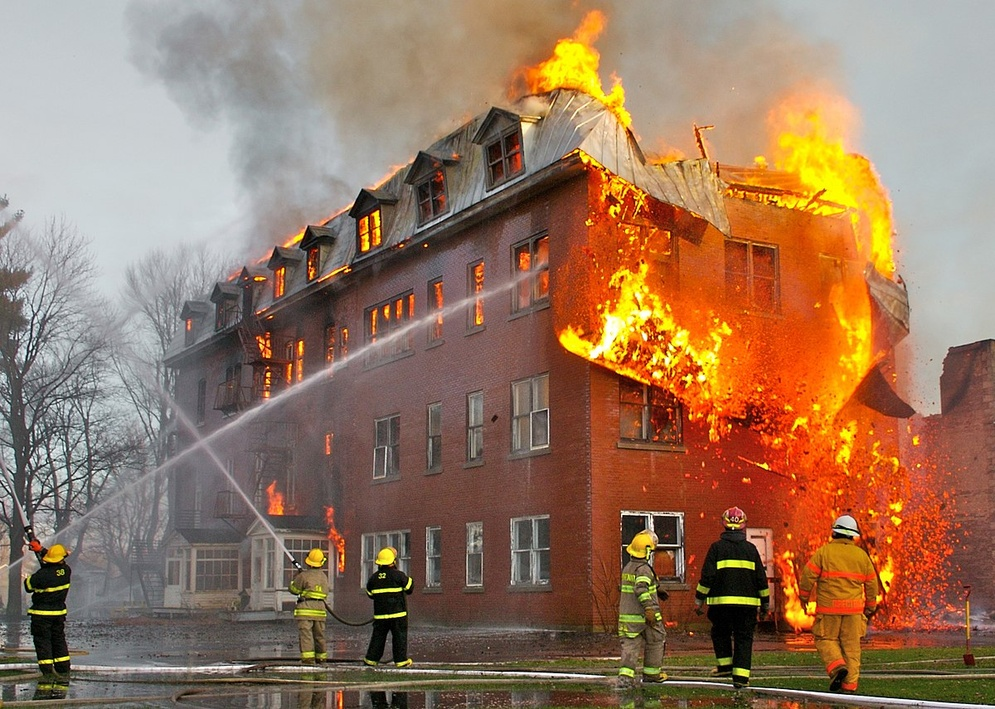
#> input picture FIM/fire/fireImage1.jpg, 995 x 709 px, shrunk from 1200 x 855 before the run
$ python algorithm.py FIM/fire/fireImage1.jpg   (older library calls are emulated)
#> lines starting #> are read from the running program, lines starting #| are printed output that depends on the picture; after the words box and inside, x2 and y2 are one past the last pixel; in counts of white or black regions, pixels touching at a corner belong together; long printed decimals are rounded
# @author: Abhishek Jhoree
# @email: ajhoree@uoguelph.ca
# @ID: 0986820
# CIS *4720 Image Processing
# Assignment 2 Fire Detection algorithm

import numpy as np
from scipy.constants.constants import pi
from numpy.ma.core import exp
import math
import scipy.ndimage as nd
import pylab
import PIL
import matplotlib.mlab as mlab
import matplotlib.pyplot as plt
import matplotlib
import sys
from PIL import  Image
from scipy.misc import toimage
import scipy.misc
import time
import cv2
from mpl_toolkits.mplot3d import Axes3D
from matplotlib import cm
from matplotlib import colors
from matplotlib.colors import hsv_to_rgb
from skimage import io, color

# Function to read in a gray scale image and return a 2d array
# @param fname[String] The name of the image
# @return [np Array] np array of the image
def imread_gray(fname):
    img = PIL.Image.open(fname)
    return np.asarray(img)

# Function to read in a color image and return as an 8-bit 2D array
# @param fname [String] the name of the file to open
# @return imCr
# @return imCg
# @return imCb
# @return imrgb
# [18 lines left out: functions imread_colour, imwrite_gray, not called in this run]

# Function to convert an image to YcbCr spectrum using opencv
# @param img_name[String] Name of the image
# @return imgYCC [2D array] an array of the image in ycbcr spectrum
def rgcYcbcr(image):
    img = image.copy()
    imgYCC = cv2.cvtColor(img, cv2.COLOR_BGR2YCR_CB)
    return imgYCC

# [17 lines left out: functions rgb_to_ycbcr, rgb_to_lab, not called in this run]

"""
Helper function to display an image to the screen
Will also save the image if you desire
@param image, The image to be displayed
@param image_name, [optional] the name to be displayed on the window
@param save [Boolean] whether or not you wish to save the image
@param saved_name [String] the name under which to store the image
    @pre must contain a valid extension e.g. jpg
"""
def display_image(image, image_name = 'Output', save = False, saved_name = ''):
    image = cv2.cvtColor(image, cv2.COLOR_YCR_CB2BGR)
    cv2.imshow(image_name, image)
    cv2.waitKey(0)

    if save == True:
        cv2.imwrite(saved_name, image)


# [28 lines left out: functions plot_IMGhist, max_rgb_filter, not called in this run]


"""
Makes a 3d plot of the image
@param img rgb image
@param hsv_img image in hsv spectrum
"""
# [25 lines left out: function show_3d_plot, not called in this run]

"""
Implementation of the algorithm for fire detection in the  hsv spectrum
This algorithm is based on the algorithm proposed by Wirth and Zaremba which
is based isolating the particular range correcponding to the fire in the image
A large set of images was examined to come up with the range of values used in this function
The algorithm has beed modified to also calculate the number of pixels caught by the masking process
This will later be used to  determine whether or not an image has a fire
@param image The image to be examined
@return red The number of red or 'fire' pixels detected in the image
"""
def detect_hsv_spectrum_fire(image):
    blur = cv2.GaussianBlur(image, (21, 21), 0)
    lower = [20, 150, 200]
    upper = [35, 255, 255]

    hsv = cv2.cvtColor(blur, cv2.COLOR_BGR2HSV)

    lower = np.array(lower, dtype="uint8")
    upper = np.array(upper, dtype="uint8")

    mask = cv2.inRange(hsv, lower, upper)
    cv2.imshow('mask for hsv spectrum', mask)
    cv2.waitKey(0)
    result = cv2.bitwise_and(image, image, mask=mask)
    red = cv2.countNonZero(mask)
    s = mask.shape[0] * mask.shape[1]
    per = float(red)/float(s)
    per = per * 100

    result = cv2.bitwise_and(image, image, mask=mask)
    cv2.imshow('HSV result', result)
    cv2.waitKey(0)
    output = cv2.bitwise_and(image, hsv, mask=mask)
    out = cv2.countNonZero(output.flatten())
    size = image.shape[0] * image.shape[1]
    percentage = (float(out)/float(size)) * 100
    cv2.imwrite('output.jpg', output)
    return percentage

"""
Function to retrieve the size of an image
@param image The image whose size needs to be determined
@return size The size of the image in pixels
"""
def get_image_size(image):
    height = image.shape[0]
    width = image.shape[1]
    size = width * height
    print(size)
    return size

"""
Function to retrieve the mean of each color channel
Also retireves the standard deviation of each channel
This will help in the implementation of the algorithms
@param ycrcb_image
"""
def retrieve_mean_ycc(ycrcb_image):
    true_mean = cv2.mean(ycrcb_image)
    print(true_mean)
    Ymean = true_mean[0]
    CrMean = true_mean[1]
    CbMean = true_mean[2]

    # getting the standard dev
    means, stds = cv2.meanStdDev(ycrcb_image)
    cr_std = stds[1]

    return Ymean, CrMean, CbMean, cr_std

"""
Function that checks for the intensity of the y components as well as
the intensity of the cb components.
Only allow those regions with greater Y components than Cb
Blackens the rest of the pixels
@param image The image to be processed in the ycrcb spectrum
@return R1_image processed image with only pixels that satisfy that rule
"""
def rule1(image):
    R1_image = image.copy()
    height = image.shape[0]
    width = image.shape[1]

    pixel = 0

    for x in range(0, height):
        for y in range(0, width):
            if(image[x, y][0] > image[x, y][2]):
                R1_image[x, y] = image[x,y]
                pixel += 1
            else:
                R1_image[x,y] = [16, 128, 128]
    # print('r1 fire pixels = ', float(pixel)/float(height*width)*100)
    display_image(R1_image, 'r1')
    return R1_image, pixel

"""
Flame region is the brightest region in the scene. We can assume that the
red chrominance (Cr) in th fire region will be more
This algorithm uses the values of the mean Y as well as mean Cr of the original image as
benchmark to filter out those pixels that do not satisfy the that rule
Rule 2 is applied on the pixels that have satisfied rule 1
@param image The image R1 from the previous step: This image has been filtered once and the
    overall fire region has been indentified.
    This will further remove the pixels in the non-fire region as they will not satisfy the condition
@overall_image The original image
@return R2_image Processed image after the filter has been applied
@return pixel The number of non-fire pixels in the image
"""
def rule2(image, overall_image):
    R2_image = image.copy()
    Ymean, crMean, c, s = retrieve_mean_ycc(overall_image.copy())

    height = image.shape[0]
    width = image.shape[1]
    pixel = 0
    for x in range(0, height):
        for y in range(0, width):
            if (image[x, y][0] > Ymean) and (image[x,y][1] > crMean):
                R2_image[x, y] = image[x, y]
                pixel = pixel + 1
            else:
                R2_image[x, y] = [16, 128, 128]
    display_image(R2_image, 'r2')
    # print('r2 fire pixels = ', float(pixel)/float(height*width)*100)
    return R2_image, pixel

"""
Rule 3 is meant to identify the high temperature centre of the fire
Since the fire is the brightest at the centre, it will be almost white in color
This will help in identifying those regions
The idea is that Luminance Y will be greater that red chrominance and the blue Chrominance
Cb will be greater that Y. Based on these assumptions a filter will be applied on the image
to isolate the bright fire centre
@param image The image to be tested in YCrCb spectrum
@return R3_image The image will the filter applied to it
@return pixel the number of pixels that are super bright (satisfy this coondition)
"""
def rule3(image, rgb = ''):
    R3_image = image.copy()

    height = image.shape[0]
    width = image.shape[1]
    pixel = 0
    for x in range(0, height):
        for y in range(0, width):
            if(image[x, y][2] >= image[x, y][0] > image[x, y][1]):
                pixel = pixel + 1
                R3_image[x,y] = image[x, y]
            else:
                R3_image[x, y] = [16, 128, 128]

    display_image(R3_image, 'r3')
    # print('r3 fire pixels = ', float(pixel)/float(height*width)*100)
    return R3_image,  pixel

"""
While the image is being segmented based on luminance, some of the white colored regions
like smoke and cloud will be segmented from the input image
Rule 4 is meant to overcome this. The texture of the fire  region will also be incorporated.
The fire and non fire like clouds have different textures.
The red chrominance will be less than the standard deviation of the red chrominance
@param image The resulting image after Rule 3
@param input_image The original image in YCrCb spectrum that will be used to get the statistical
    data required to apply the filter.
@return R4_image The image after the filter has been applied
@return pixel All the pixels that satisfy Rule 4
"""
def rule4(image, input_image):
    R4_image = image.copy()

    Ymean, CrMean, CbMean, cr_std = retrieve_mean_ycc(image)
    tau = 7.4

    height = image.shape[0]
    width = image.shape[1]
    pixel = 0

    for x in range(0, height):
        for y in range(0, width):
            if(image[x,y][1] < (tau * cr_std)):
                R4_image[x, y] = image[x, y]
                pixel += 1
            else:
                R4_image[x, y] = [16, 128, 128]

    display_image(R4_image, 'r4')
    # print('r4 fire pixels = ', float(pixel)/float(height*width)*100)
    return R4_image, pixel

# [35 lines left out: function lab_rule1, not called in this run]


"""
Small helper function that helps retrieve the min and max values
from images. This will be used mainly to come up with benchmark values
using pictures with only fire in them
"""
# [16 lines left out: function retrieve_min_max_values, not called in this run]

"""
Function to return the percentae of fire pixels based on the number of detected
    fire pixels and the original image
@param original The original image that is being processed
@param num_fire_pixels The number of fire pixels that have been detected based on the
    algorithm used
@return perentage The percentage of the image that is on Fire
"""
def return_percentage_fire(original_image, num_fire_pixels):
    if num_fire_pixels == 0:
        return 0

    num_pixels = get_image_size(original_image)
    percentage = (float(num_fire_pixels)/float(num_pixels)) * 100

    return percentage

"""
Function that analyzes the results after the set of rules to process YCrCb images
have been applied
"""
# [9 lines left out: function analyze_ycc_results, not called in this run]
"""
Analyzes the results after the flame detection algorithm usign the HSV spectrum have been
used. Based on the percentage of pixels that are fire pixels, it will determine whether or not
the image contains a fire
@param original_image The original image that is being processed
@param num_fire_pixels The number of pixels identified as fire in the image
@return is_fire Boolean indicating whether or not an image has fire
"""
# [9 lines left out: function analyze_hsv_results, not called in this run]

"""
Function that performs the final analysis based on the values returned by the various functions
It will apply some pre-defined set of benchmark scores that were obtained through experimentation
and those rules will determine whether or not a fire is present
@param hsv_percentage The percentage of fire pixels detected by the hsv algorithm
@param r1 Percentage of pixels satisfying rule 1 of YCbCr detection algorithm
@param r2 Percentage of pixels satisfying rule 2 of YCbCr detection algorithm
@param r3 Percentage of pixels satisfying rule 3 of YCbCr detection algorithm
@param r4 Percentage of pixels satisfying rule 4 of YCbCr detection algorithm
@param second_percentage Percentage of Fire pixels after YCbCr algoorithm
@param r1_i Image generated by rule 1
@param r2_i Image generated by rule 2
@param r3_i Image generated by rule 3
@param r4_i Image generated by rule 4
"""
def final_analysis(hsv_percentage, r1, r2, r3, r4, second_percentage, r1_i, r2_i, r3_i, r4_i):
    is_fire = False
    # first check is for fire with lots of smoke
    # The metric r3 as 3 was obtained through experimenting with
    #   forest fire images that typically have lots of smoke
    if(r3 > 4.0 and r1 > 0.0 and r2 > 0.0):
        is_fire = True
        display_image( r1_i, 'Pre segmented fire region')
        display_image( r2_i, 'segmented fire region')

    # check for normal fires here
    if(hsv_percentage > 5 and second_percentage > 0 and r2 > 7 and r1 > 15):
        is_fire = True

    return is_fire

"""
Function that will handle the bulk of the task. This function handles all the function
calls to the different functions and will ultimately return the verdict on whether or not an
image has fire or not
@param image_name The name of the image that needs to be processed.

"""
def perform_fire_detection(image_name):
    is_fire = False
    hsv_fire = False
    # reads in the image
    image = cv2.imread(image_name)
    # converts the image in HSV for processing
    hsv_image = cv2.cvtColor(image.copy(), cv2.COLOR_BGR2HSV)
    ycrcb_image = rgcYcbcr(image.copy())

    percentage_hsv = detect_hsv_spectrum_fire(hsv_image)

    print('percentage is ', percentage_hsv)

    ycrcb_image = cv2.cvtColor(image.copy(), cv2.COLOR_BGR2YCR_CB)

    R1, r1_pix = rule1(ycrcb_image)
    R2, r2_pix = rule2(R1, ycrcb_image)
    R3, r3_pix = rule3(ycrcb_image)
    R4, r4_pix = rule4(R3, ycrcb_image)

    r1_percentage = return_percentage_fire(R1, r1_pix)
    r2_percentage = return_percentage_fire(R2, r2_pix)
    r3_percentage = return_percentage_fire(R3, r3_pix)
    r4_percentage = return_percentage_fire(R4, r4_pix)

    i = cv2.cvtColor(R2.copy(), cv2.COLOR_YCR_CB2BGR)
    i = cv2.cvtColor(i.copy(), cv2.COLOR_BGR2HSV)
    second_percentage = detect_hsv_spectrum_fire(i)
    RFinal = cv2.add(R1, R3)
    is_fire = final_analysis(
        percentage_hsv,
        r1_percentage,
        r2_percentage,
        r3_percentage,
        r4_percentage,
        second_percentage,
        R1,
        R2,
        R3,
        R4
    )
    return is_fire

def main():
    if len(sys.argv) < 1:
        print ('Not enough parameters')
        print ('Usage:\nmorph_lines_detection.py < path_to_image >')
        return -1

    img_name = sys.argv[1]
    is_fire = perform_fire_detection(img_name)
#> in perform_fire_detection, image is the input picture: shape (709, 995, 3); mean B, G, R 94.2, 118.2, 150.6
#> in detect_hsv_spectrum_fire, `mask = cv2.inRange(hsv, lower, upper)`:
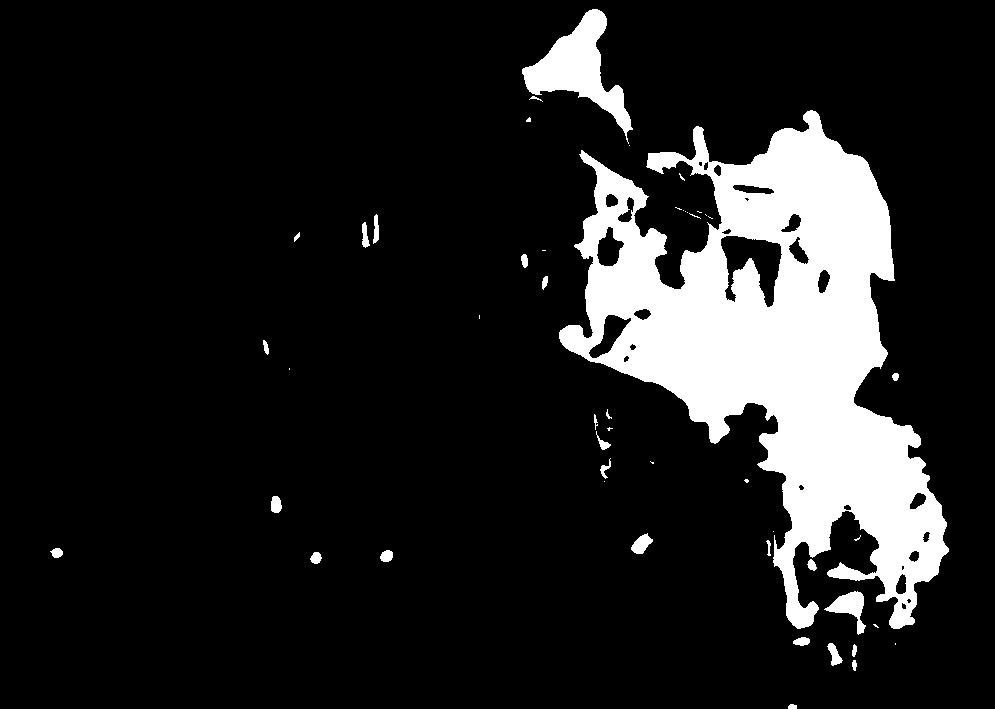
#> mask: shape (709, 995); 13.3% white; 49 white regions (22 under 20 px), largest, box (x1, y1, x2, y2) and area: (559, 110, 949, 629) 85920, (522, 9, 633, 144) 5146, (824, 591, 866, 635) 737
#> in detect_hsv_spectrum_fire, `red = cv2.countNonZero(mask)`: red = 94001
#> in detect_hsv_spectrum_fire, `per = float(red)/float(s)`: per = 0.133
#> in detect_hsv_spectrum_fire, `per = per * 100`: per = 13.32
#> in detect_hsv_spectrum_fire, `out = cv2.countNonZero(output.flatten())`: out = 257297
#> in detect_hsv_spectrum_fire, `percentage = (float(out)/float(size)) * 100`: percentage = 36.47
#| percentage is  36.472
#> after the loop in rule1, `for x in range(0, height):`: pixel = 388250
#> in display_image, `image = cv2.cvtColor(image, cv2.COLOR_YCR_CB2BGR)`:
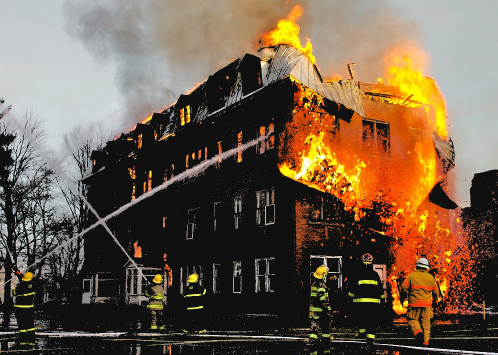
#> image: shape (709, 995, 3) (shown at 1/2 size); mean B, G, R 74.6, 93.5, 113.1
#> in retrieve_mean_ycc, `true_mean = cv2.mean(ycrcb_image)`: true_mean = (125.1, 146.2, 110.6, 0)
#| (125.129, 146.155, 110.557, 0.0)
#> in retrieve_mean_ycc, `Ymean = true_mean[0]`: Ymean = 125.1
#> in retrieve_mean_ycc, `CrMean = true_mean[1]`: CrMean = 146.2
#> in retrieve_mean_ycc, `CbMean = true_mean[2]`: CbMean = 110.6
#> in retrieve_mean_ycc, `means, stds = cv2.meanStdDev(ycrcb_image)`: means = [125.1, 146.2, 110.6]; stds = [52.5, 24.53, 25.1]
#> in retrieve_mean_ycc, `cr_std = stds[1]`: cr_std = [24.53]
#> in rule2, `Ymean, crMean, c, s = retrieve_mean_ycc(overall_image.copy())`: Ymean = 125.1; crMean = 146.2; c = 110.6; s = [24.53]
#> after the loop in rule2, `for x in range(0, height):`: pixel = 84755
#> call 2 of display_image, with image_name = 'r2', save = False, saved_name = ''
#> in display_image (call 2), `image = cv2.cvtColor(image, cv2.COLOR_YCR_CB2BGR)`:
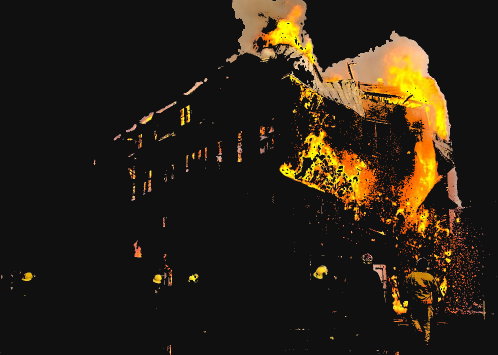
#> image: shape (709, 995, 3) (shown at 1/2 size); mean B, G, R 21, 32.9, 41.5
#> after the loop in rule3, `for x in range(0, height):`: pixel = 2176
#> call 3 of display_image, with image_name = 'r3', save = False, saved_name = ''
#> in display_image (call 3), `image = cv2.cvtColor(image, cv2.COLOR_YCR_CB2BGR)`:
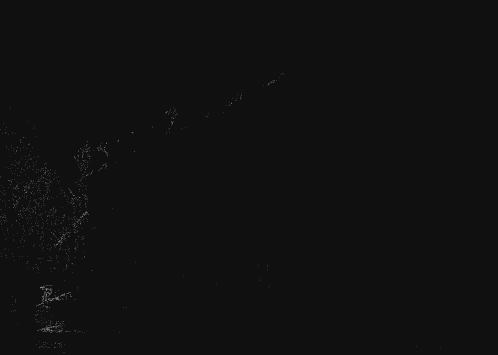
#> image: shape (709, 995, 3) (shown at 1/2 size); mean B, G, R 16.4, 16.3, 16.3
#| (16.347, 127.991, 128.008, 0.0)
#> in rule4, `Ymean, CrMean, CbMean, cr_std = retrieve_mean_ycc(image)`: Ymean = 16.35; CrMean = 128; cr_std = [0.188]
#> after the loop in rule4, `for x in range(0, height):`: pixel = 0
#| 705455
#> in return_percentage_fire, `num_pixels = get_image_size(original_image)`: num_pixels = 705455
#> in return_percentage_fire, `percentage = (float(num_fire_pixels)/float(num_pixels)) * 100`: percentage = 55.04
#| 705455
#> in perform_fire_detection, `r2_percentage = return_percentage_fire(R2, r2_pix)`: r2_percentage = 12.01
#| 705455
#> in perform_fire_detection, `r3_percentage = return_percentage_fire(R3, r3_pix)`: r3_percentage = 0.308
#> in perform_fire_detection, `r4_percentage = return_percentage_fire(R4, r4_pix)`: r4_percentage = 0
#> in detect_hsv_spectrum_fire (call 2), `mask = cv2.inRange(hsv, lower, upper)`:
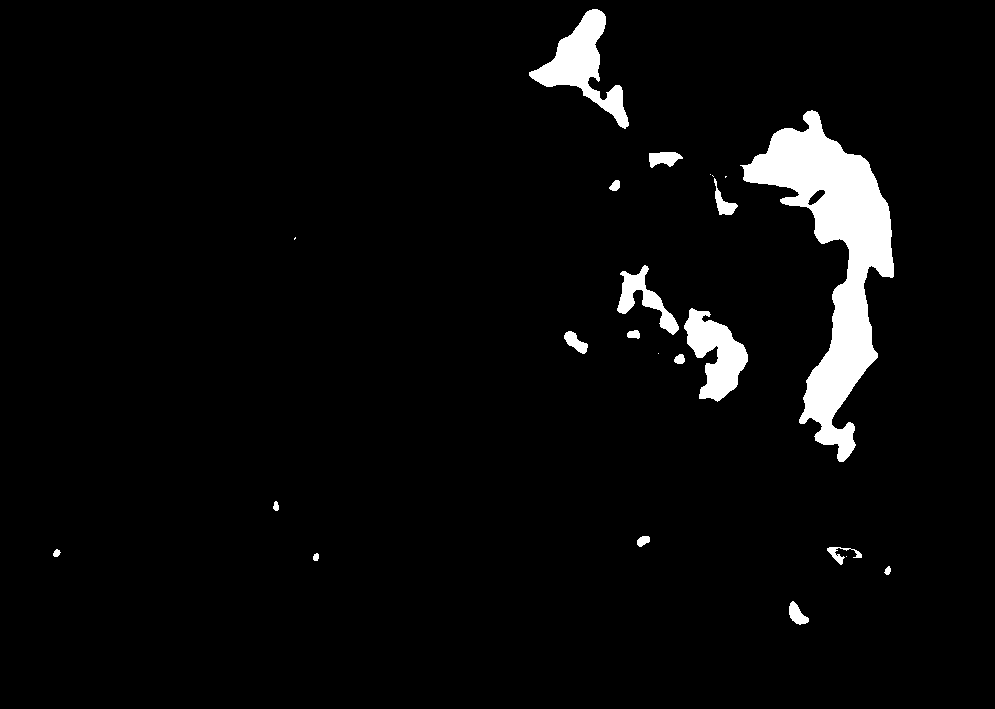
#> mask: shape (709, 995); 4.1% white; 23 white regions (6 under 20 px), largest, box (x1, y1, x2, y2) and area: (740, 110, 894, 462) 18426, (529, 9, 629, 129) 4006, (684, 308, 748, 402) 3170
#> in detect_hsv_spectrum_fire (call 2), `red = cv2.countNonZero(mask)`: red = 28966
#> in detect_hsv_spectrum_fire (call 2), `per = float(red)/float(s)`: per = 0.0411
#> in detect_hsv_spectrum_fire (call 2), `per = per * 100`: per = 4.11
#> in detect_hsv_spectrum_fire (call 2), `out = cv2.countNonZero(output.flatten())`: out = 85467
#> in detect_hsv_spectrum_fire (call 2), `percentage = (float(out)/float(size)) * 100`: percentage = 12.12
#> in perform_fire_detection, `is_fire = final_analysis( percentage_hsv, r1_percentage, r2_percentage..`: is_fire = True
#> is_fire = True
    if is_fire:
        print('Fire Detected!!')
    else:
        print('No fire detected')

    return 0

if __name__ == '__main__':
    main()
